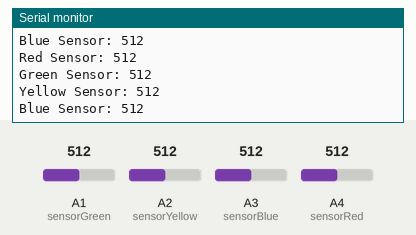
Simulated run of this sketch. Board: Arduino Uno, built with avr-gcc and run on an emulated ATmega328P. On the bench: the last lines printed to the serial monitor. Inputs (shaded band) come from the test bench; at power-on: A1 (sensorGreen) = 512, A2 (sensorYellow) = 512, A3 (sensorBlue) = 512, A4 (sensorRed) = 512.

Above: at 1.8 s.
1.9 s: A1 (sensorGreen) set to 716
At 2.8 s:
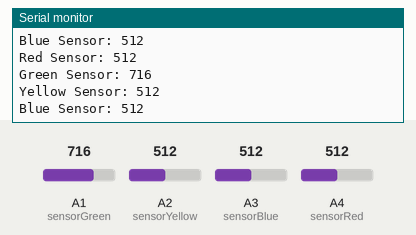
3.4 s: A2 (sensorYellow) set to 716
At 4.7 s:
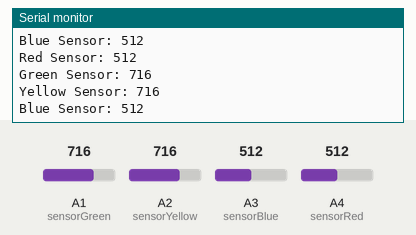
4.9 s: A3 (sensorBlue) set to 716
At 5.9 s:
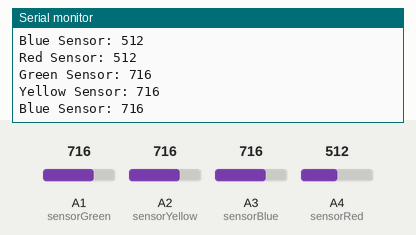
6.4 s: A4 (sensorRed) set to 716
7.9 s: A1 (sensorGreen) set to 992
At 8.6 s:
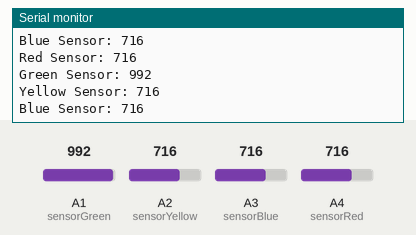
9.4 s: A2 (sensorYellow) set to 992
At 10.8 s:
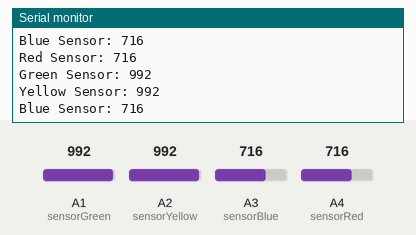
Timing chart, 0 to 11.9 s (numbered marks = the images above; inputs shaded):
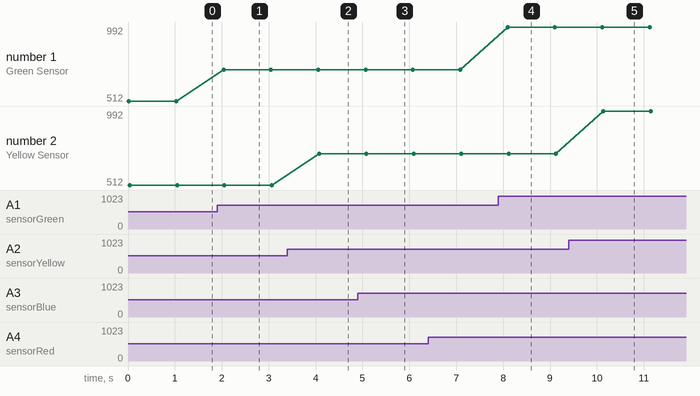

The sketch:

serial_simon_says_photo_resistors.ino
```cpp
// Analog pin assignments
#define sensorRed 4
#define sensorGreen 1
#define sensorYellow 2
#define sensorBlue 3


void setup()
{
  Serial.begin(9600);

  //Set pins as inputs
  pinMode(sensorRed, INPUT);
  pinMode(sensorGreen, INPUT);
  pinMode(sensorYellow, INPUT);
  pinMode(sensorBlue, INPUT);

}

void loop()
{

  Serial.println("Red Sensor: " + String(analogRead(sensorRed)));
  Serial.println("Green Sensor: " + String(analogRead(sensorGreen)));
  Serial.println("Yellow Sensor: " + String(analogRead(sensorYellow)));
  Serial.println("Blue Sensor: " + String(analogRead(sensorBlue)));

  delay(1000);

}
```

Measured:
- after the input at 1.9 s, the serial monitor: prints a new line after 0.14 s (image 1)
- after the input at 3.4 s, the serial monitor: prints a new line after 0.68 s (image 2)
- after the input at 4.9 s, the serial monitor: prints a new line after 0.21 s (image 3)
- after the input at 7.9 s, the serial monitor: prints a new line after 0.20 s (image 4)
- after the input at 9.4 s, the serial monitor: prints a new line after 0.73 s (image 5)
- plotted number 1: 512 → 716 after the input at 1.9 s, 716 → 992 after the input at 7.9 s
